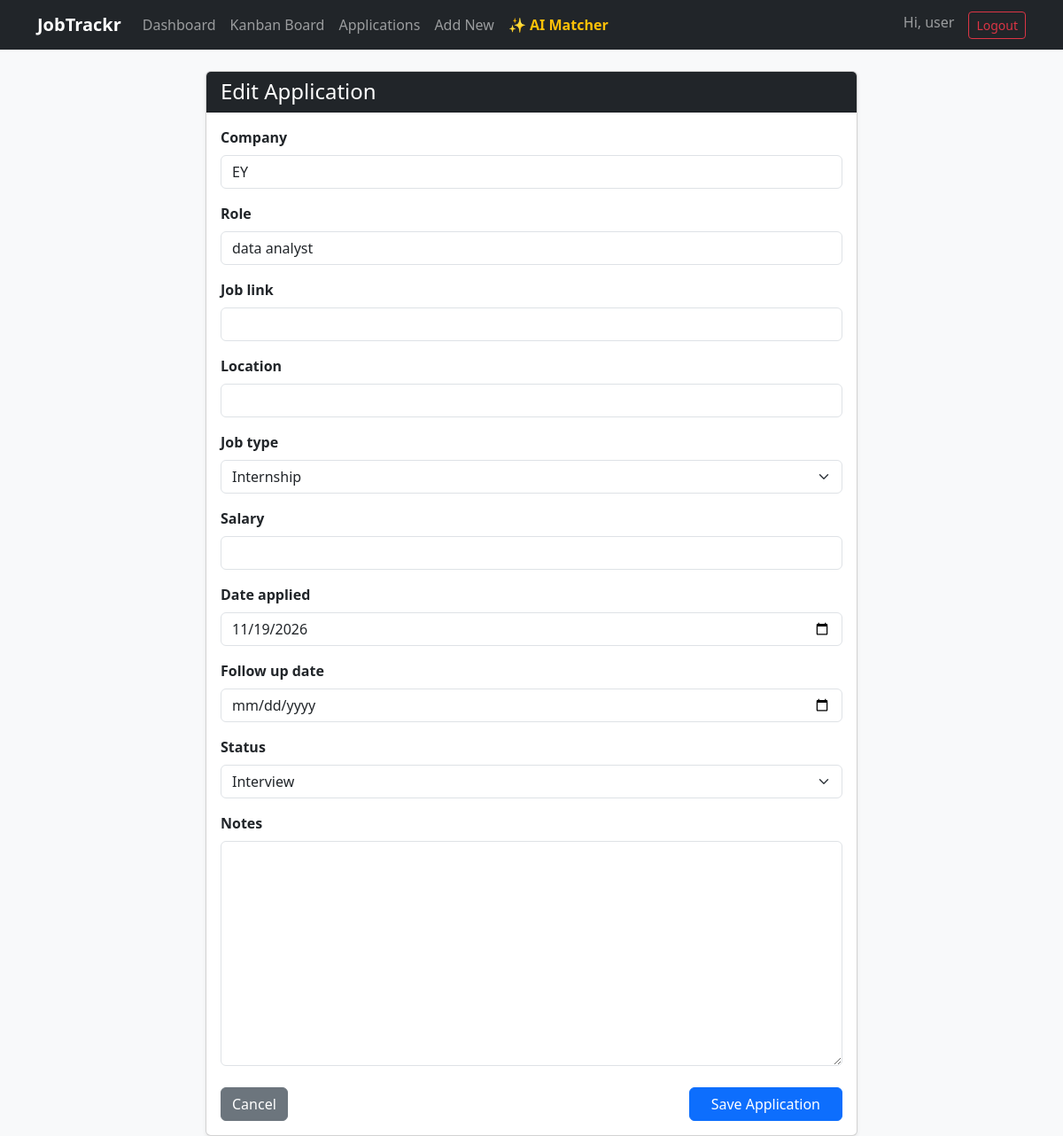
/applications/edit/3/ (signed in), run on the app's committed database.
### applications/models.py (models this page shows, shortened)
class Application(models.Model):
    STATUS_CHOICES = [
        ('wishlist', 'Wishlist'),
        ('applied', 'Applied'),
        ('interview', 'Interview'),
        ('offer', 'Offer'),
        ('rejected', 'Rejected'),
    ]
    user = models.ForeignKey(User, on_delete=models.CASCADE)
    company = models.CharField(max_length=100)
    role = models.CharField(max_length=100)
    job_link = models.URLField(blank=True, null=True)
    location = models.CharField(max_length=100, blank=True, null=True)
    JOB_TYPE_CHOICES = [
        ('full_time', 'Full-time'),
        ('internship', 'Internship'),
    ]
    job_type = models.CharField(max_length=20, choices=JOB_TYPE_CHOICES, default='full_time')
    salary = models.CharField(max_length=50, blank=True, null=True)
    date_applied = models.DateField()
    follow_up_date = models.DateField(blank=True, null=True)
    status = models.CharField(max_length=20, choices=STATUS_CHOICES, default='wishlist')
    notes = models.TextField(blank=True, null=True)
    created_at = models.DateTimeField(auto_now_add=True)
    updated_at = models.DateTimeField(auto_now=True)

### applications/views.py (the view)
# urls.py: path('edit/<int:pk>/', views.ApplicationUpdateView.as_view(), name='application_edit'),
class ApplicationUpdateView(LoginRequiredMixin, UpdateView):
    model = Application
    form_class = ApplicationForm
    template_name = 'applications/application_form.html'
    success_url = reverse_lazy('application_list')
    def get_queryset(self):
        return Application.objects.filter(user=self.request.user)

### applications/forms.py
class ApplicationForm(forms.ModelForm):
    class Meta:
        model = Application
        fields = [
            'company', 'role', 'job_link', 'location', 'job_type',
            'salary', 'date_applied', 'follow_up_date', 'status', 'notes'
        ]
        widgets = {
            'date_applied': forms.DateInput(attrs={'type': 'date'}),
            'follow_up_date': forms.DateInput(attrs={'type': 'date'}),
        }
    def __init__(self, *args, **kwargs):
        super().__init__(*args, **kwargs)
        for field in self.fields.values():
            if isinstance(field.widget, forms.Select):
                field.widget.attrs['class'] = 'form-select'
            else:
                field.widget.attrs['class'] = 'form-control'

### templates/applications/application_form.html (shortened to what this page needs)
{% extends 'base.html' %}
{% block content %}
<div class="row justify-content-center">
    <div class="col-md-8">
        <div class="card shadow-sm">
            <div class="card-header bg-dark text-white">
                <h4 class="mb-0">
                    {% if object %}Edit Application{% else %}Add New Application{% endif %}
                </h4>
            </div>
            <div class="card-body">
                <form method="post">
                    {% for field in form %}
                        <div class="mb-3">
                            <label class="form-label fw-bold">{{ field.label }}</label>
                            {{ field }}
                        </div>
                    {% endfor %}
                    <div class="d-flex justify-content-between mt-4">
                        <a href="{% url 'application_list' %}" class="btn btn-secondary">Cancel</a>
                        <button type="submit" class="btn btn-primary px-4">Save Application</button>
                    </div>
                </form>
            </div>
        </div>
    </div>
</div>
{% endblock %}

### templates/base.html (shortened to what this page needs)
<!DOCTYPE html>
<html lang="en">
<head>
    <link href="https://cdn.jsdelivr.net/npm/bootstrap@5.3.0/dist/css/bootstrap.min.css" rel="stylesheet">
</head>
<body class="bg-light">
    <nav class="navbar navbar-expand-lg navbar-dark bg-dark mb-4">
        <div class="container">
            <a class="navbar-brand fw-bold" href="{% url 'dashboard' %}">JobTrackr</a>
            <div class="collapse navbar-collapse" id="navbarNav">
                <ul class="navbar-nav me-auto">
                    <li class="nav-item"><a class="nav-link" href="{% url 'dashboard' %}">Dashboard</a></li>
                    <li class="nav-item"><a class="nav-link" href="{% url 'kanban_board' %}">Kanban Board</a></li>
                    <li class="nav-item"><a class="nav-link" href="{% url 'application_list' %}">Applications</a></li>
                    <li class="nav-item"><a class="nav-link" href="{% url 'application_add' %}">Add New</a></li>
                    <li class="nav-item"><a class="nav-link text-warning fw-bold" href="{% url 'skill_matcher' %}">✨ AI Matcher</a></li>
                </ul>
                <ul class="navbar-nav">
                    {% if user.is_authenticated %}
                        <li class="nav-item"><span class="navbar-text me-3">Hi, {{ user.username }}</span></li>
                        <li class="nav-item">
                            <form method="post" action="{% url 'logout' %}" class="d-inline">
                                <button type="submit" class="btn btn-outline-danger btn-sm">Logout</button>
                            </form>
                        </li>
                    {% endif %}
                </ul>
            </div>
        </div>
    </nav>
    <div class="container">
        {% block content %}
        {% endblock %}
    </div>
</body>
</html>

### data on the page
Application: form "EY" "data analyst" "Internship" "11/19/2026" "Interview"

### other printed values
{{ user.username }} "user"
{{ field.label }} "Company" "Role" "Job link" "Location" "Job type" "Salary" "Date applied" "Follow up date" "Status" "Notes"
